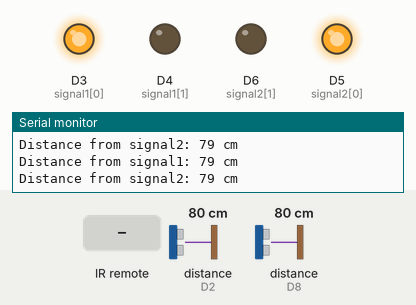
A sketch run on a simulated ESP8266 (NodeMCU). Shown: output pins drawn as LEDs (lit = HIGH), the last lines printed to the serial monitor. Wiring (inferred from the names in the program): 2 × ultrasonic range finder: trigger D1, echo D2 / trigger D7, echo D8. The inputs (shaded band) are chosen by the test bench; at power-on: distance to the obstacle (sensors on D2, D8) 80 cm. The echo pulse lasts 58.3 µs per cm; WiFi joins after 1.5 s; servers stay silent unless stated; pins used as bus, display or sensor lines are not drawn.

Above: at 3.0 s.
3.1 s: infrared code 0x4D2 received
At 4.2 s:
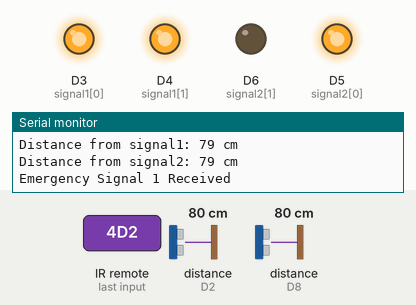
5.3 s: infrared code 0x162E received
At 7.1 s:
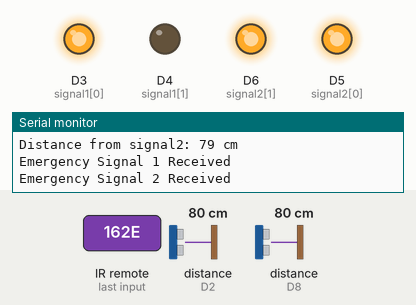
Timing chart, 0 to 8.6 s (numbered marks = the images above; inputs shaded):
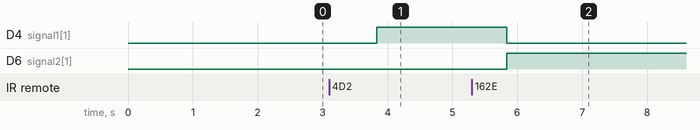

Measured:
- after the input at 3.1 s, D4 (signal1[1]): LOW → HIGH after 0.73 s
- after the input at 5.3 s, D4 (signal1[1]): HIGH → LOW after 0.54 s; D6 (signal2[1]): LOW → HIGH after 0.54 s

The sketch:

receiver.ino
```cpp
#define BLYNK_TEMPLATE_ID "TMPL3q-qCOsCP"
#define BLYNK_TEMPLATE_NAME "Traffic Light Controller"

#include <ESP8266WiFi.h>
#include <BlynkSimpleEsp8266.h>
#include <RCSwitch.h>

char auth[] = "xxxxxxxxxxxxxxxxxxxxxxxxxxx";
char ssid[] = "xxxxxxxxxx";
char pass[] = "xxxxxxxxxxxxx";

RCSwitch mySwitch = RCSwitch();

int signal1[] = {D3, D4};
int signal2[] = {D5, D6};

int triggerpin1 = D1;
int echopin1 = D2;
int triggerpin2 = D7;
int echopin2 = D8;

int rfReceiverPin = D0;

int S1, S2;
int t = 5;

bool manualControl = false;
bool signal1Red = false;
bool signal1Green = false;
bool signal2Red = false;
bool signal2Green = false;

unsigned long lastChangeTime = 0;
unsigned long greenDuration = 5000;

bool signal1Priority = true;

bool emergencySignal1 = false;
bool emergencySignal2 = false;

void setup()
{
  Serial.begin(115200);
  Blynk.begin(auth, ssid, pass);
  mySwitch.enableReceive(rfReceiverPin);

  for (int i = 0; i < 2; i++)
  {
    pinMode(signal1[i], OUTPUT);
    pinMode(signal2[i], OUTPUT);
  }

  pinMode(triggerpin1, OUTPUT);
  pinMode(echopin1, INPUT);
  pinMode(triggerpin2, OUTPUT);
  pinMode(echopin2, INPUT);

  lowAll();
  lastChangeTime = millis();
}

void loop()
{
  Blynk.run();

  if (mySwitch.available()) {
    int value = mySwitch.getReceivedValue();
    if (value == 1234) {
      emergencySignal1 = true;
      emergencySignal2 = false;
      Serial.println("Emergency Signal 1 Received");
      handleEmergencySignal1();
    } else if (value == 5678) {
      emergencySignal2 = true;
      emergencySignal1 = false;
      Serial.println("Emergency Signal 2 Received");
      handleEmergencySignal2();
    }
    mySwitch.resetAvailable();
  }
  if (!emergencySignal1 && !emergencySignal2) {
    if (!manualControl) {
      S1 = readDistance(triggerpin1, echopin1);
      S2 = readDistance(triggerpin2, echopin2);

      Serial.print("Distance from signal1: ");
      Serial.print(S1);
      Serial.println(" cm");
      Serial.print("Distance from signal2: ");
      Serial.print(S2);
      Serial.println(" cm");

      handleTrafficSignal();
    } else {
      digitalWrite(signal1[0], signal1Red ? HIGH : LOW);
      digitalWrite(signal1[1], signal1Green ? HIGH : LOW);
      digitalWrite(signal2[0], signal2Red ? HIGH : LOW);
      digitalWrite(signal2[1], signal2Green ? HIGH : LOW);
    }
  } else if (emergencySignal1 && emergencySignal2) {
    resolveEmergencyConflict();
  }

  updateBlynk();
  delay(1000);
}

int readDistance(int triggerPin, int echoPin)
{
  long duration;
  digitalWrite(triggerPin, LOW);
  delayMicroseconds(2);
  digitalWrite(triggerPin, HIGH);
  delayMicroseconds(10);
  digitalWrite(triggerPin, LOW);
  duration = pulseIn(echoPin, HIGH);
  return duration * 0.034 / 2;
}

void handleTrafficSignal()
{
  if (S1 < t && S2 >= t)
  {
    switchToSignal1();
  }
  else if (S2 < t && S1 >= t)
  {
    switchToSignal2();
  }
  else if (S1 < t && S2 < t)
  {
    if (millis() - lastChangeTime > greenDuration)
    {
      if (signal1Priority)
      {
        switchToSignal1();
      }
      else
      {
        switchToSignal2();
      }
      signal1Priority = !signal1Priority;
      lastChangeTime = millis();
    }
  }
  else
  {
    lowAll();
  }
}

void switchToSignal1()
{
  lowAll();
  digitalWrite(signal1[1], HIGH);
  digitalWrite(signal1[0], LOW);
  Blynk.virtualWrite(V3, 255);
  Blynk.virtualWrite(V1, 0);
  delay(5000);
}

void switchToSignal2()
{
  lowAll();
  digitalWrite(signal2[1], HIGH);
  digitalWrite(signal2[0], LOW);
  Blynk.virtualWrite(V5, 255);
  Blynk.virtualWrite(V4, 0);
  delay(5000);
}

void lowAll()
{
  digitalWrite(signal1[0], HIGH);
  digitalWrite(signal1[1], LOW);
  digitalWrite(signal2[0], HIGH);
  digitalWrite(signal2[1], LOW);

  Blynk.virtualWrite(V1, 255);
  Blynk.virtualWrite(V3, 0);
  Blynk.virtualWrite(V4, 255);
  Blynk.virtualWrite(V5, 0);
}

void handleEmergencySignal1()
{
  lowAll();
  digitalWrite(signal1[1], HIGH);
  digitalWrite(signal2[0], HIGH);
  Blynk.virtualWrite(V3, 255);
  Blynk.virtualWrite(V1, 0);
  Blynk.virtualWrite(V4, 255);
  Blynk.virtualWrite(V5, 0);
}

void handleEmergencySignal2()
{
  lowAll();
  digitalWrite(signal2[1], HIGH);
  digitalWrite(signal1[0], HIGH);
  Blynk.virtualWrite(V5, 255);
  Blynk.virtualWrite(V4, 0);
  Blynk.virtualWrite(V1, 255);
  Blynk.virtualWrite(V3, 0);
}

void resolveEmergencyConflict()
{
  if (signal1Priority) {
    handleEmergencySignal1();
  } else {
    handleEmergencySignal2();
  }
  signal1Priority = !signal1Priority;
  lastChangeTime = millis();
}

void updateBlynk()
{
  Blynk.virtualWrite(V1, digitalRead(signal1[0]) == HIGH ? 255 : 0);
  Blynk.virtualWrite(V3, digitalRead(signal1[1]) == HIGH ? 255 : 0);

  Blynk.virtualWrite(V4, digitalRead(signal2[0]) == HIGH ? 255 : 0);
  Blynk.virtualWrite(V5, digitalRead(signal2[1]) == HIGH ? 255 : 0);
}

BLYNK_WRITE(V0)
{
  manualControl = param.asInt();
  Serial.print("Manual Control: ");
  Serial.println(manualControl);
}

BLYNK_WRITE(V1)
{
  signal1Red = param.asInt();
  Serial.print("Signal 1 Red: ");
  Serial.println(signal1Red);
}

BLYNK_WRITE(V3)
{
  signal1Green = param.asInt();
  Serial.print("Signal 1 Green: ");
  Serial.println(signal1Green);
}

BLYNK_WRITE(V4)
{
  signal2Red = param.asInt();
  Serial.print("Signal 2 Red: ");
  Serial.println(signal2Red);
}

BLYNK_WRITE(V5)
{
  signal2Green = param.asInt();
  Serial.print("Signal 2 Green: ");
  Serial.println(signal2Green);
}
```
